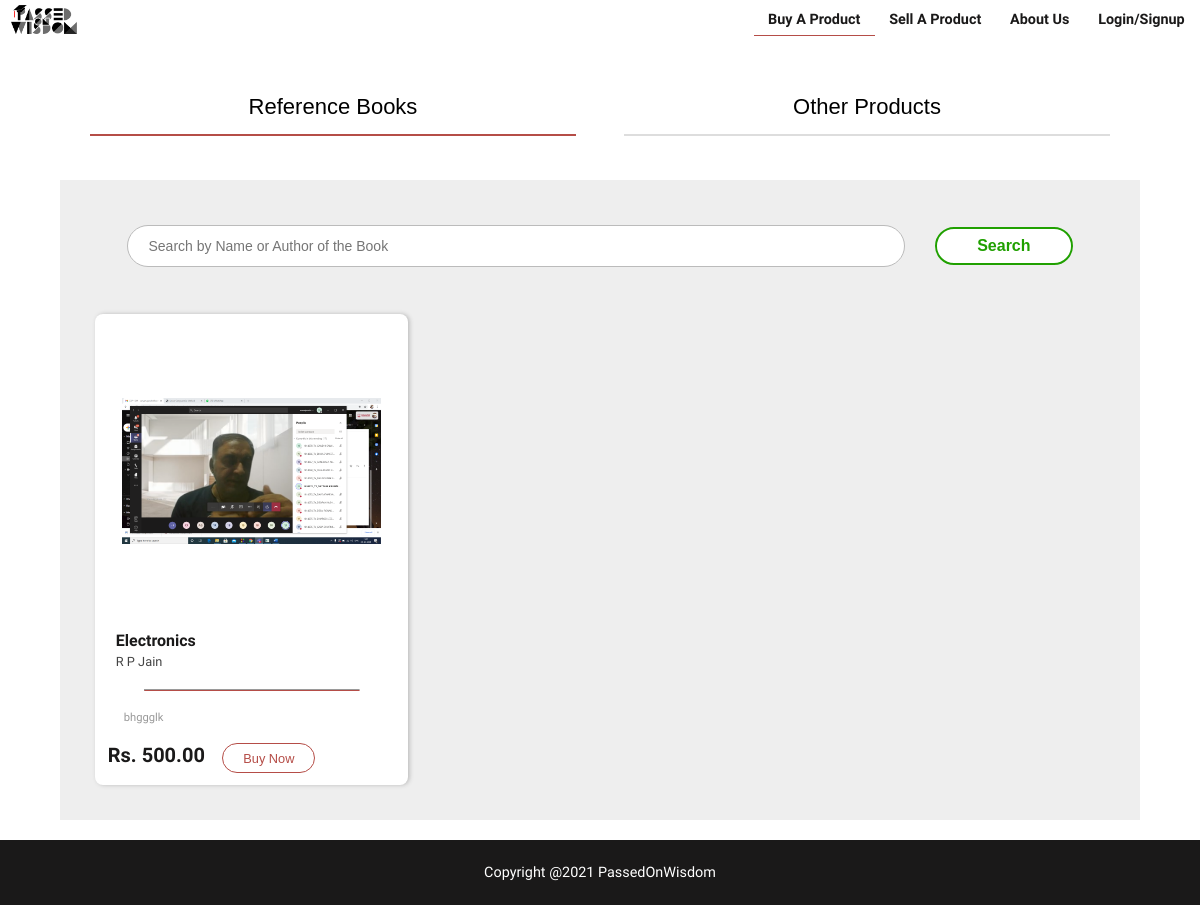
The page /buyAProduct on the database as committed earlier.
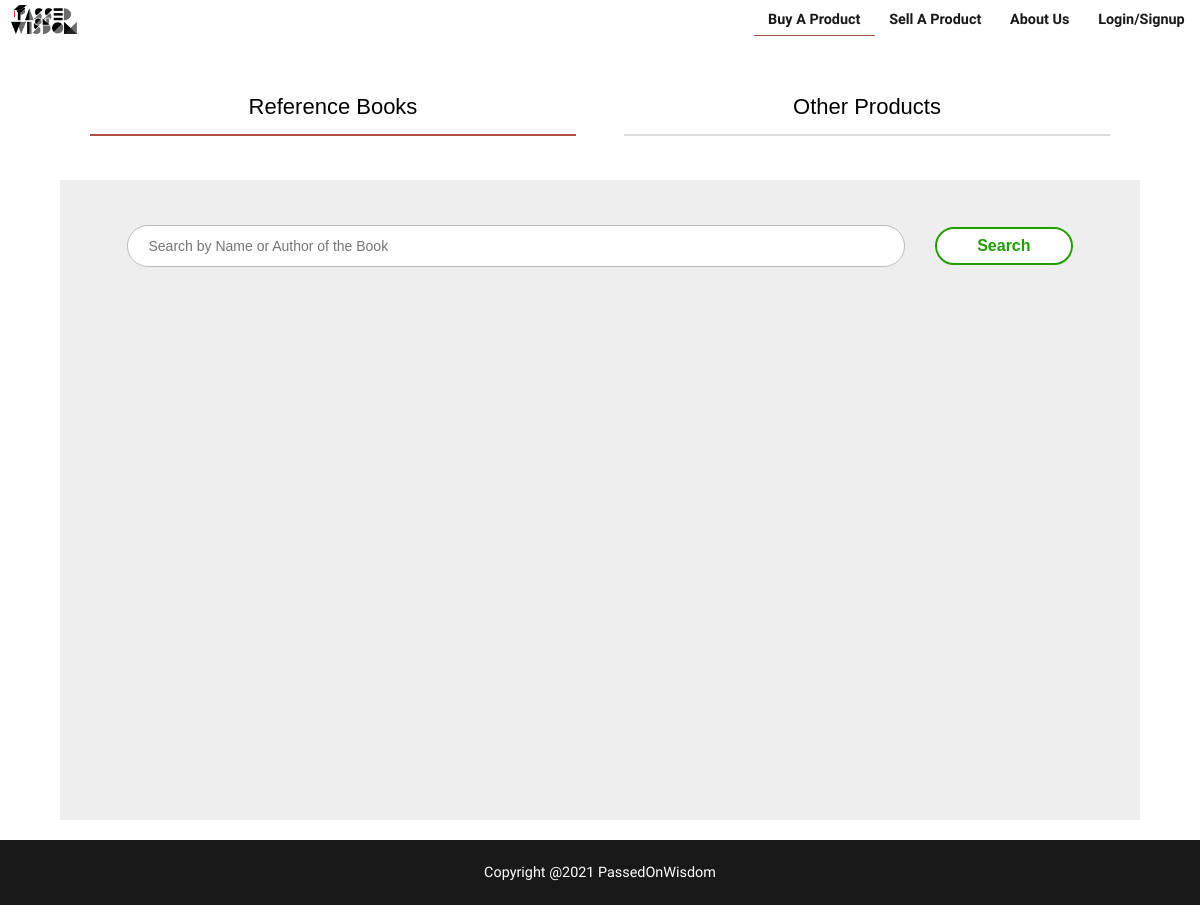
The same page on the database as committed later.
### ccapp/models.py (models this page shows, shortened)
class Book(models.Model):
    seller=models.ForeignKey(Student,on_delete=models.CASCADE,related_name="books")
    bookId = models.AutoField(primary_key=True)
    bookImage=models.ImageField(upload_to="images/book",null=True,blank=True,default="images/book/defaultBook.jpg")
    bookName=models.CharField(max_length=255)
    author=models.CharField(max_length=255)
    price=models.DecimalField(max_digits=6,decimal_places=2)
    description=models.TextField(blank=True)
    status=models.CharField(max_length = 10, choices = book_status, default = 'pending')
    timestamp=models.DateTimeField(auto_now_add=True)

### ccapp/views.py (the view)
# urls.py: path('buyAProduct',views.buyAProduct,name="buyAProduct"),
def buyAProduct(request):
    spam=DeletedEmails.objects.all()
    for e in spam:
        Student.objects.filter(email=e.email).delete()
        User.objects.filter(email=e.email).delete()
    books=Book.objects.filter(status="verified")
    template_name="buyAProduct.html"
    context={"books":books}
    return render(request,template_name,context)

### templates/buyAProduct.html (shortened to what this page needs)
{% extends 'base.html' %}
{% block head-content %}
{% load static %}
<link rel="stylesheet" type="text/css" href="{% static 'css/buy.css' %}">
{% endblock %}
{% block body-content %}
<div class="tab">
<button class="tablinks active" onclick="openTab(event, 'books')">
  <span class="tabheading">Reference Books</span>
</button><button class="tablinks" onclick="openTab(event, 'others')">
  <span class="tabheading">Other Products</span>
</button>
</div>
<div id="books" class="tabcontent" style="display: grid;">
  <div id="searchDiv">
    <input type="text" name="bookSearch" id="bookSearch" placeholder="Search by Name or Author of the Book"><button id="searchButton">Search</button>
  </div>
  {% for book in books %}
  <div class="bookAd">
    <div id="imageSpan">
      {% if book.bookImage %}
      <img src="{{book.bookImage.url}}" alt="">
      {% endif %}
    </div>
    <span class="bookName">{{book.bookName}}</span>
    <span class="bookAuthor">{{book.author}}</span><hr>
    <span class="bookDescription">{{book.description}}</span><br><br>
    <span class="bookPrice">Rs. {{book.price}} <button id="buyButton" onclick="document.getElementById('id{{forloop.counter}}').style.display='block'">Buy Now</button></span>
  </div>
  {% endfor %}
</div>
{% endblock %}

Rows that differ between the two databases and show on the page:
removed Book: bookImage (picture), bookName "Electronics", author "R P Jain", description "bhggglk", price "500.00"
